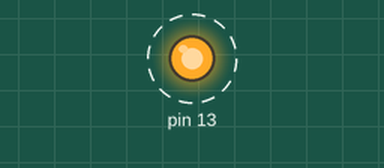
A program run on a simulated Arduino Uno, built with avr-gcc and run on an emulated ATmega328P. Shown: output pins drawn as LEDs (lit = HIGH). Dashed ring = blinking.

Above: at 0.5 s.
Timing chart, 0 to 3.5 s (numbered marks = the images above):
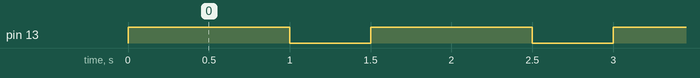

The program:

main.cpp
```cpp
#include "Arduino.h"

/*
 * Potentiometer Library example
 */
/*
#include <Potentiometer.h>

Potentiometer potentiometer;

void setup()
{
  Serial.begin(9600);
}

void loop()
{
  Serial.println(potentiometer.getValue());
  Serial.println(potentiometer.getMappedValue(0, 5));
  Serial.println(potentiometer.getDoubleMappedValue(0, 5));

  delay(200);
}*/

/*
 * Button Library example
 */
/*
#include <Button.h>

Button button;

void setup()
{
 // initialize LED digital pin as an output.
 pinMode(LED_BUILTIN, OUTPUT);
}

void loop()
{
  button.getEvent();

  if (button.getToggle())
    digitalWrite(LED_BUILTIN, HIGH);
  else
    digitalWrite(LED_BUILTIN, LOW);

  delay(100);
}*/

/*
 * Led Library example
 */

#include <Led.h>

Led led;

void setup() {
}

void loop() {
  led.blinkState(1000, 500);
}
```

Measured:
- by itself, pin 13: alternates HIGH for 1.0 s and LOW for 0.50 s
